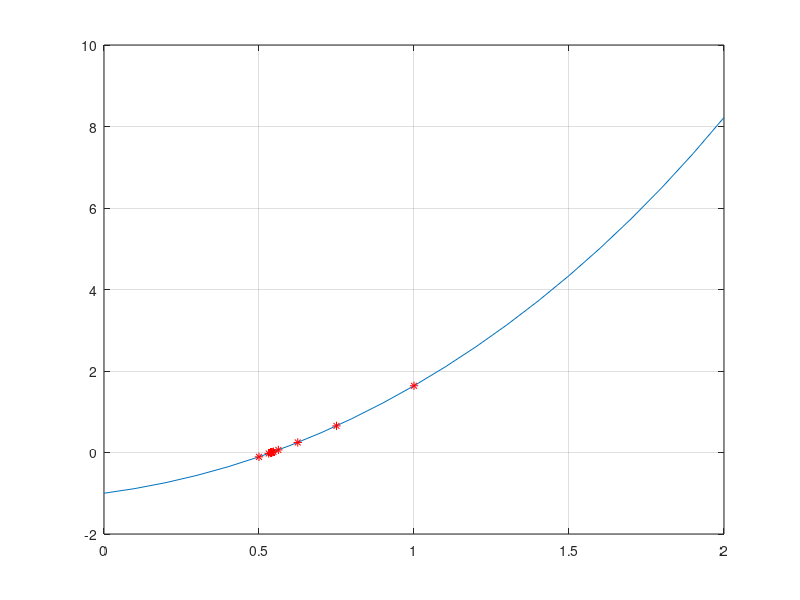

The MATLAB source for this figure:
% Algoritmo de Bissecao
% para encontrar raizes
% da funcao f(x) = e^x - 2 * cos(x)
% no intervalo [0, 2]

function bissecao_plot
    clear
    clc
    format long

    % Assumindo que o intervalo possui raizes
    a = 0;
    b = 2;

    fa = f(a);
    fb = f(b);

    x=[0:0.1:2];  % vetor de pontos [0, 0.1, 0.2, ..., 1.0]
    y = f(x);

    plot(x,y)  % plotar grafico da curva
    grid
    hold on

    xm = (a+b)/2;
    fxm = f(xm);

    prec = 10^-10;  % precisao do fator de erro
    i = 0;  % numero de iteracoes

    while(abs(fxm) > prec)
        ++i;
        xm = (a+b)/2;  % aproximacao da raiz
        fxm = f(xm);
        plot(xm, fxm, 'r*')  % plotar grafico das aproximacoes
        hold on
        pause

        if (fa * fxm < 0)
            b = xm;
            fb = fxm;
        else
            a = xm;
            fa = fxm;
        endif

    endwhile

    iteracoes = i
    raiz = xm
    precisao = abs(fxm)

endfunction

function f = f(x)
    f = exp(x) -2 * cos(x);
endfunction
